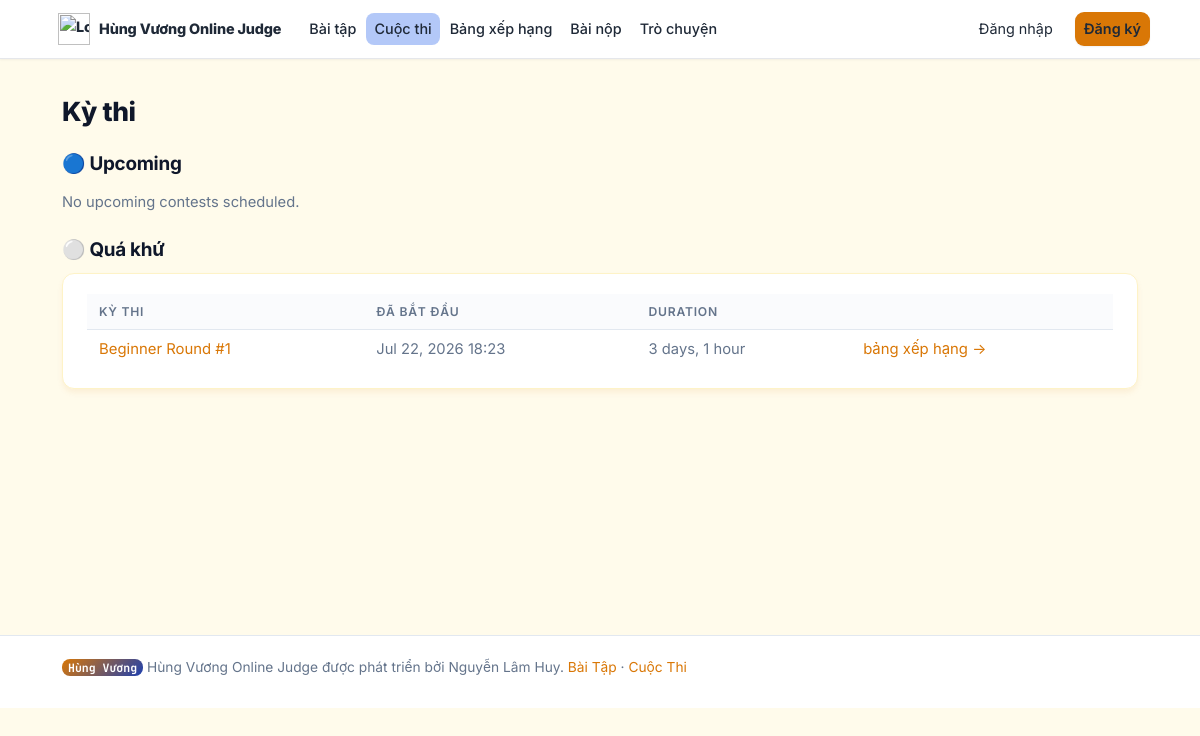
The page /contests/ on the database as committed earlier.
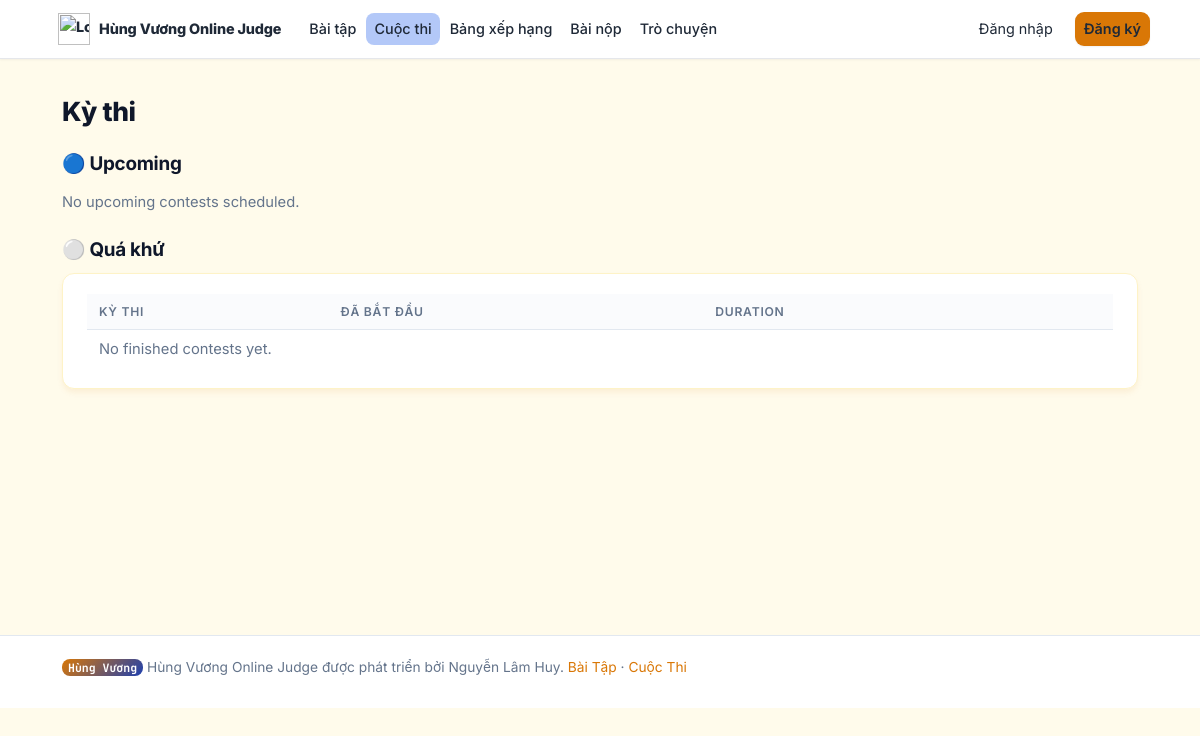
The same page on the database as committed later.
### judge/models.py (models this page shows, shortened)
class Contest(models.Model):
    title = models.CharField(max_length=200)
    slug = models.SlugField(max_length=60, unique=True)
    description = models.TextField(blank=True)
    start_time = models.DateTimeField()
    end_time = models.DateTimeField()
    is_visible = models.BooleanField(default=True)
    penalty_minutes = models.PositiveIntegerField(
        default=20, help_text="Penalty minutes added per wrong try before the AC."
    )
    problems = models.ManyToManyField(
        Problem, through="ContestProblem", related_name="contests"
    )
    created_at = models.DateTimeField(auto_now_add=True)
    class Meta:
        ordering = ["-start_time"]
    def get_absolute_url(self):
        return reverse("contest_detail", args=[self.slug])

### judge/views.py (the view)
# urls.py: path("contests/", views.contest_list, name="contest_list"),
def contest_list(request):
    now = timezone.now()
    visible = Contest.objects.filter(is_visible=True)
    return render(request, "judge/contest_list.html", {
        "running": visible.filter(start_time__lte=now, end_time__gte=now),
        "upcoming": visible.filter(start_time__gt=now).order_by("start_time"),
        "past": visible.filter(end_time__lt=now),
    })

### templates/judge/contest_list.html (shortened to what this page needs)
{% extends "base.html" %}
{% load static %}
{% block content %}
<h1>Kỳ thi</h1>
<h2>🔵 Upcoming</h2>
{% for c in upcoming %}
<div class="card spread">
<div>
<h3 style="margin:0;"><a href="{{ c.get_absolute_url }}">{{ c.title }}</a></h3>
<span class="muted">{{ c.start_time }} — bắt đầu vào<span class="countdown" data-end="{{ c.start_time|date:'U' }}"></span></span>
</div>
<a class="btn btn-ghost" href="{{ c.get_absolute_url }}">Details</a>
</div>{% empty %}<p class="muted">No upcoming contests scheduled.</p>{% endfor %}
<h2>⚪ Quá khứ</h2>
<div class="card">
<div class="table-scroll"><table>
<tr><th>Kỳ thi</th><th>Đã bắt đầu</th><th>Duration</th><th></th></tr>{% for c in past %}<tr>
<td><a href="{{ c.get_absolute_url }}">{{ c.title }}</a></td>
<td class="muted">{{ c.start_time|date:"M d, Y H:i" }}</td>
<td class="muted">{{ c.start_time|timesince:c.end_time }}</td>
<td><a href="{% url 'contest_standings' c.slug %}">bảng xếp hạng →</a></td>
</tr>{% empty %}<tr><td class="muted" colspan="4">No finished contests yet.</td></tr>{% endfor %}
  </table></div>
</div>{% endblock %}

Rows that differ between the two databases and show on the page:
removed Contest: title "Beginner Round #1", start_time "Jul 22, 2026 18:23", start_time "3 days, 1 hour"
Other text that changed with them:
text now shown: "No finished contests yet."
